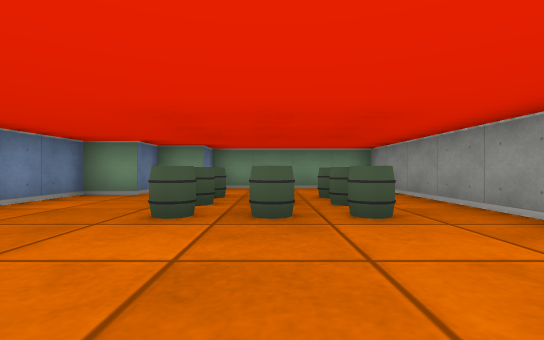
View 1 (above)

12 first-person views from a walk through a cub3D level. The camera is about half as high as the walls, looks level and sees 85° across. The floor is counted in squares. Each view is taken from the middle of a square. On the plan, view 1 faces up. The plan holds only what a view shows up to about 9 squares ahead; the rest is blank.

View 2
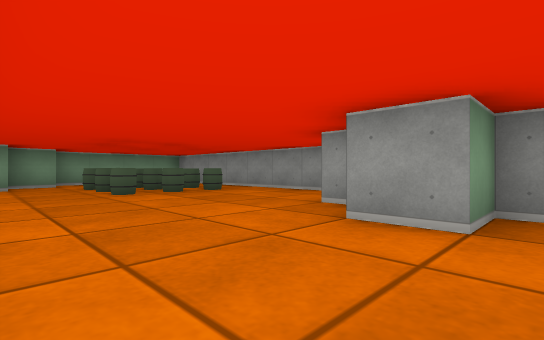

View 3
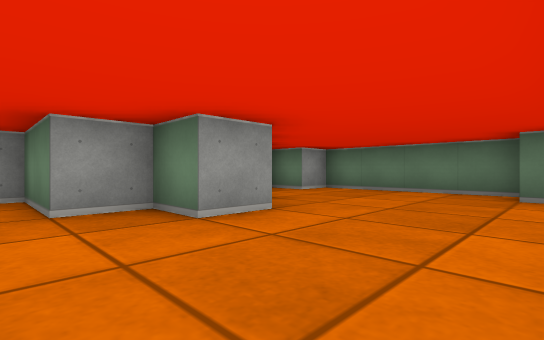

View 4
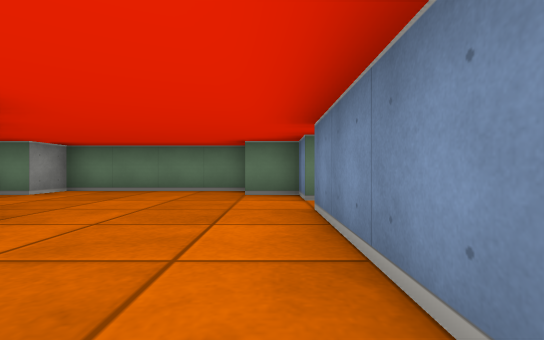

View 5
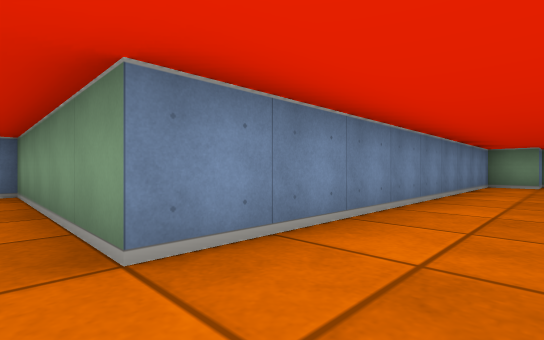

View 6
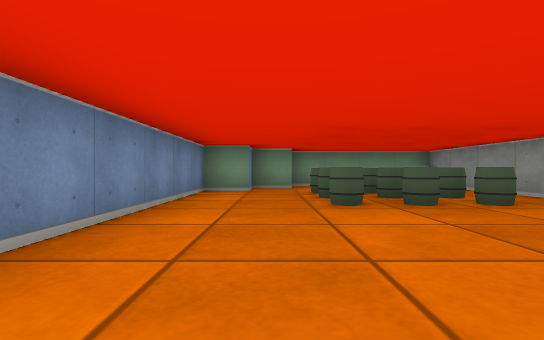

View 7
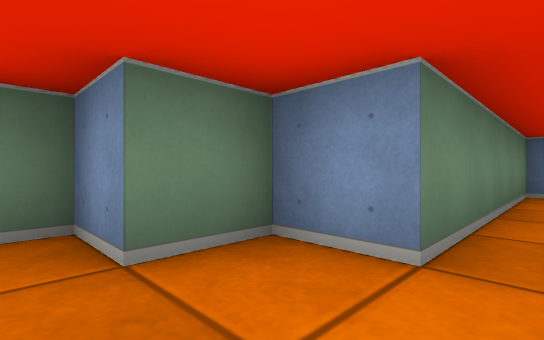

View 8
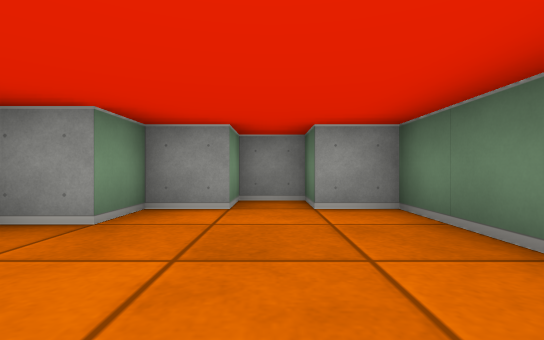

View 9
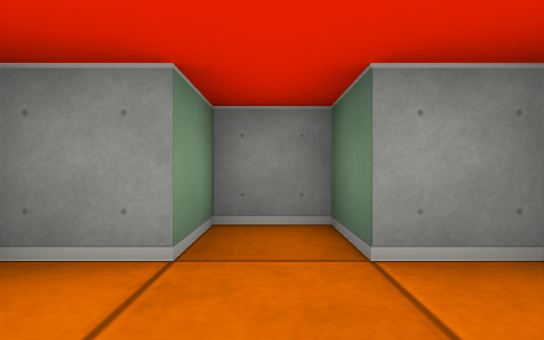

View 10
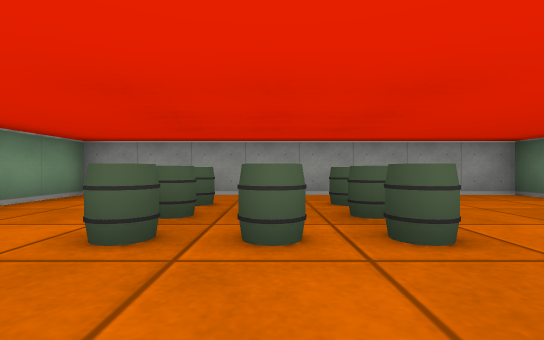

View 11
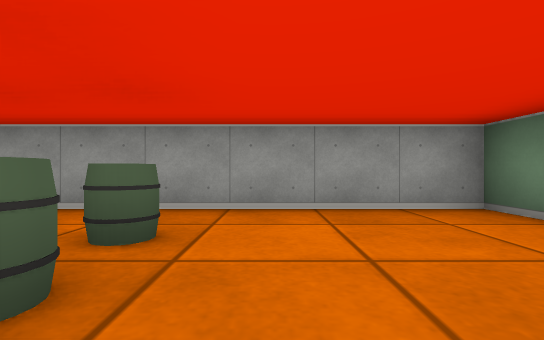

View 12
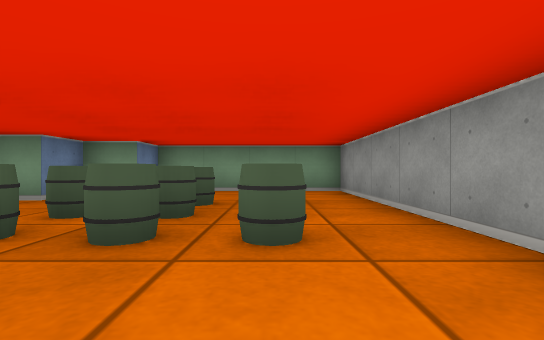

### Floor plan
Points are (right, up) in squares from view 1. A wall is a line through its corners. A room is listed if a view was taken in it or the views show most of it. See-through windows are left out.
Room 1 (views 1, 2, 3, 4, 5, 6, 7, 8, 9, 10, 11, 12)
walls: (-0.5, -1.5) (0.5, -1.5) (0.5, -0.5) (2.5, -0.5) (2.5, 7.5) (-1.5, 7.5) (-1.5, 6.5) (-2.5, 6.5) (-2.5, 5.5) (-3.5, 5.5) (-3.5, -3.5) (-8.5, -3.5) (-8.5, -4.5) (-3.5, -4.5) (-3.5, -5.5) (-2.5, -5.5) (-2.5, -6.5) (1.5, -6.5) (1.5, -5.5) (2.5, -5.5) (2.5, -4.5) (1.5, -4.5) (1.5, -3.5) (0.5, -3.5) (0.5, -2.5) (-0.5, -2.5) (-0.5, -1.5)
objects: barrel (-1, 3); barrel (-1, 4); barrel (-1, 5); barrel (0, 3); barrel (0, 4); barrel (0, 5); barrel (1, 3); barrel (1, 4); barrel (1, 5)

Where each view was taken, in squares from view 1:
view 1: 0 up, 0 right, facing up
view 2: 3 down, 3 left, facing up-right
view 3: 0 up, 3 left, facing down-right
view 4: 0 up, 3 left, facing down
view 5: 4 down, 2 left, facing up-left
view 6: 1 down, 2 left, facing up
view 7: 4 down, 2 left, facing down-left
view 8: 5 down, 2 left, facing right
view 9: 5 down, 0 right, facing right
view 10: 4 up, 3 left, facing right
view 11: 2 up, 1 left, facing right
view 12: 1 up, 1 right, facing up
